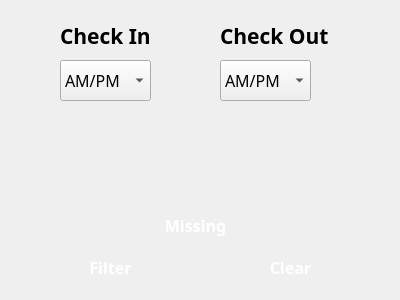
<?xml version="1.0" encoding="UTF-8"?>
<ui version="4.0">
 <class>Dialog</class>
 <widget class="QDialog" name="Dialog">
  <property name="geometry">
   <rect>
    <x>0</x>
    <y>0</y>
    <width>400</width>
    <height>300</height>
   </rect>
  </property>
  <property name="windowTitle">
   <string>Dialog</string>
  </property>
  <property name="styleSheet">
   <string notr="true">* {
bakcground-color: white;
font-family: poppins;
}</string>
  </property>
  <widget class="QLabel" name="label">
   <property name="geometry">
    <rect>
     <x>60</x>
     <y>20</y>
     <width>101</width>
     <height>31</height>
    </rect>
   </property>
   <property name="font">
    <font>
     <family>poppins</family>
     <pointsize>16</pointsize>
     <weight>75</weight>
     <bold>true</bold>
    </font>
   </property>
   <property name="text">
    <string>Check In</string>
   </property>
  </widget>
  <widget class="QLabel" name="label_2">
   <property name="geometry">
    <rect>
     <x>220</x>
     <y>20</y>
     <width>121</width>
     <height>31</height>
    </rect>
   </property>
   <property name="font">
    <font>
     <family>poppins</family>
     <pointsize>16</pointsize>
     <weight>75</weight>
     <bold>true</bold>
    </font>
   </property>
   <property name="text">
    <string>Check Out</string>
   </property>
  </widget>
  <widget class="QComboBox" name="cmbCheckIn">
   <property name="geometry">
    <rect>
     <x>60</x>
     <y>60</y>
     <width>91</width>
     <height>41</height>
    </rect>
   </property>
   <property name="font">
    <font>
     <family>poppins</family>
     <pointsize>12</pointsize>
    </font>
   </property>
   <item>
    <property name="text">
     <string>AM/PM</string>
    </property>
   </item>
   <item>
    <property name="text">
     <string>AM</string>
    </property>
   </item>
   <item>
    <property name="text">
     <string>PM</string>
    </property>
   </item>
  </widget>
  <widget class="QComboBox" name="cmbCheckOut">
   <property name="geometry">
    <rect>
     <x>220</x>
     <y>60</y>
     <width>91</width>
     <height>41</height>
    </rect>
   </property>
   <property name="font">
    <font>
     <family>poppins</family>
     <pointsize>12</pointsize>
    </font>
   </property>
   <item>
    <property name="text">
     <string>AM/PM</string>
    </property>
   </item>
   <item>
    <property name="text">
     <string>AM</string>
    </property>
   </item>
   <item>
    <property name="text">
     <string>PM</string>
    </property>
   </item>
  </widget>
  <widget class="QPushButton" name="btnOK">
   <property name="geometry">
    <rect>
     <x>20</x>
     <y>250</y>
     <width>181</width>
     <height>35</height>
    </rect>
   </property>
   <property name="font">
    <font>
     <family>poppins</family>
     <pointsize>12</pointsize>
     <weight>75</weight>
     <bold>true</bold>
    </font>
   </property>
   <property name="styleSheet">
    <string notr="true">
	background-color: &quot;green&quot;;
	color: white;
	border-radius: 5px
</string>
   </property>
   <property name="text">
    <string>Filter</string>
   </property>
  </widget>
  <widget class="QPushButton" name="btnClear">
   <property name="geometry">
    <rect>
     <x>210</x>
     <y>250</y>
     <width>161</width>
     <height>35</height>
    </rect>
   </property>
   <property name="font">
    <font>
     <family>poppins</family>
     <pointsize>12</pointsize>
     <weight>75</weight>
     <bold>true</bold>
    </font>
   </property>
   <property name="styleSheet">
    <string notr="true">
	background-color: &quot;#344273&quot;;
	color: white;
	border-radius: 5px
</string>
   </property>
   <property name="text">
    <string>Clear</string>
   </property>
  </widget>
  <widget class="QPushButton" name="btnMissing">
   <property name="geometry">
    <rect>
     <x>20</x>
     <y>210</y>
     <width>351</width>
     <height>31</height>
    </rect>
   </property>
   <property name="font">
    <font>
     <family>poppins</family>
     <pointsize>12</pointsize>
     <weight>75</weight>
     <bold>true</bold>
    </font>
   </property>
   <property name="styleSheet">
    <string notr="true">
	background-color: &quot;darkred&quot;;
	color: white;
	border-radius: 5px
</string>
   </property>
   <property name="text">
    <string>Missing</string>
   </property>
  </widget>
 </widget>
 <resources/>
 <connections/>
</ui>
